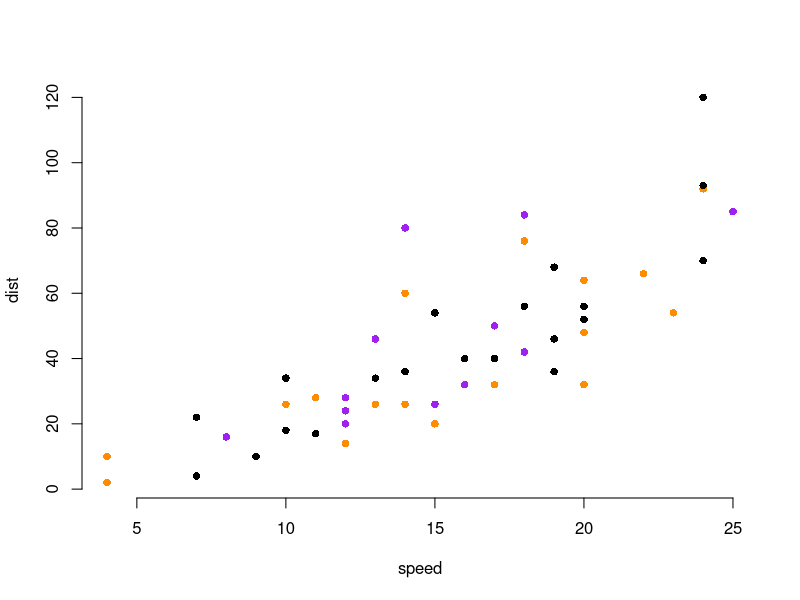
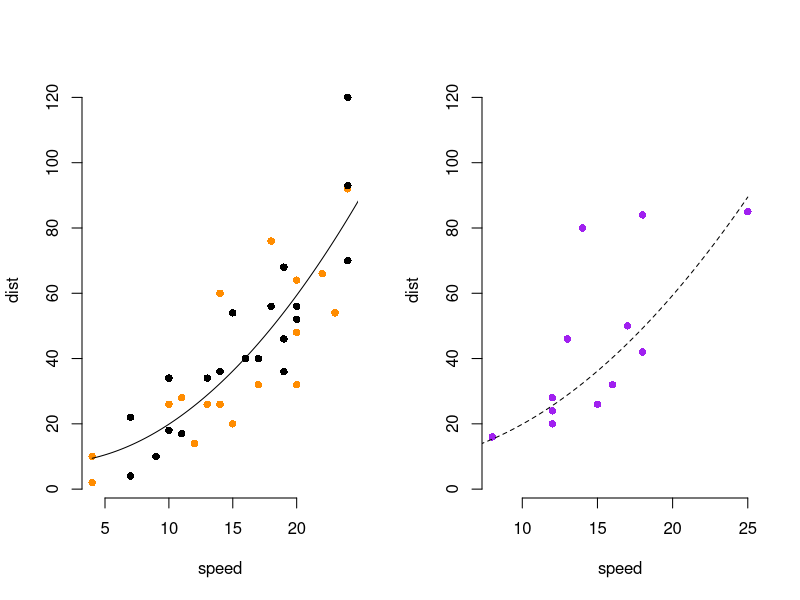
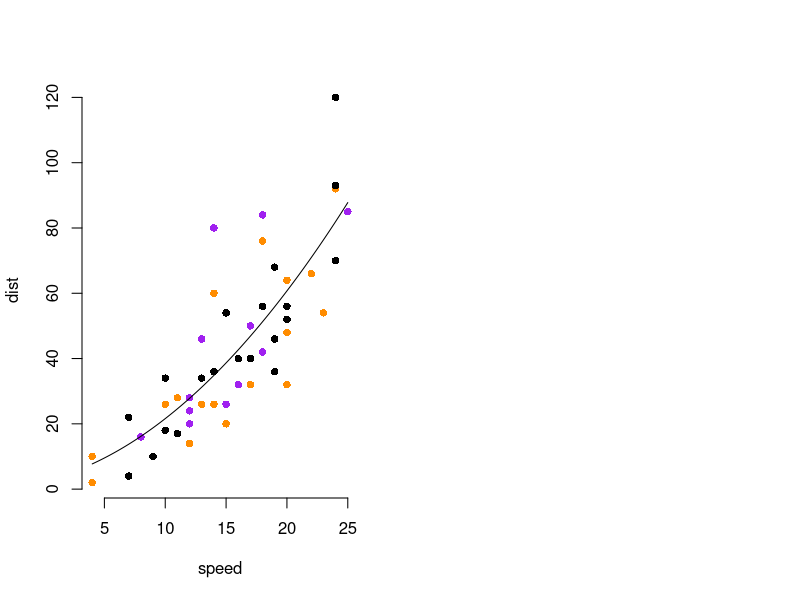

Generate these figures, in order, with R: (Note: this script raises an error after producing the figures.)
## ---- chunk 1
# import the speed-vs-stopping-distance data
data(cars)

# standard plotting parameters
ylim = range( cars$dist )
xx = seq( min(cars$speed), max(cars$speed), length.out=200 )

# randomly create three folds
fold = sample(c("black", "purple", "darkorange"), size=nrow(cars), replace=TRUE)
plot( cars, col=fold, bty='n', pch=16, ylim=ylim )

# plot a held-out model and the predictions
cv3fm1 = lm( dist ~ poly(speed, 2), data=cars[fold != "purple", ])
layout( matrix(1:2, 1, 2) )
plot(cars[ fold != 'purple', ], bty='n', col=fold[ fold != 'purple'], pch=16, ylim=ylim )
lines( x=xx, y=predict(cv3fm1, data.frame(speed=xx)))

plot( cars[fold == 'purple', ], bty='n', col=fold[ fold == 'purple'], pch=16, ylim=ylim )
lines( x=xx, y=predict(cv3fm1, data.frame(speed=xx)), lty=2)


# plot a held-out model and the predictions
cv3fm2 = lm( dist ~ poly(speed, 2), data=cars[fold != "orange", ])
layout( matrix(1:2, 1, 2) )
plot(cars[ fold != 'orange', ], bty='n', col=fold[ fold != 'orange'], pch=16, ylim=ylim )
lines( x=xx, y=predict(cv3fm2, data.frame(speed=xx)))

plot( cars[fold == 'orange', ], bty='n', col=fold[ fold == 'orange'], pch=16, ylim=ylim )
lines( x=xx, y=predict(cv3fm2, data.frame(speed=xx)), lty=2)


# plot a held-out model and the predictions
cv3fm3 = lm( dist ~ poly(speed, 2), data=cars[fold != "black", ])
layout( matrix(1:2, 1, 2) )
plot(cars[ fold != 'black', ], bty='n', col=fold[ fold != 'black'], pch=16, ylim=ylim )
lines( x=xx, y=predict(cv3fm3, data.frame(speed=xx)))

plot( cars[fold == 'black', ], bty='n', col=fold[ fold == 'black'], pch=16, ylim=ylim )
lines( x=xx, y=predict(cv3fm3, data.frame(speed=xx)), lty=2)
